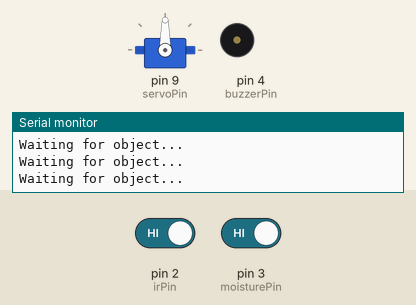
Bench run of a sketch on a simulated Arduino Uno, built with avr-gcc and run on an emulated ATmega328P. Parts: servo, buzzer (waves = sounding, pin HIGH), the last lines printed to the serial monitor. The inputs (shaded band) are chosen by the test bench; at power-on: pin 2 (irPin) HIGH, pin 3 (moisturePin) HIGH.

Above: at 1.8 s.
1.9 s: pin 2 (irPin) driven LOW
3.5 s: pin 3 (moisturePin) driven LOW
At 5.35 s:
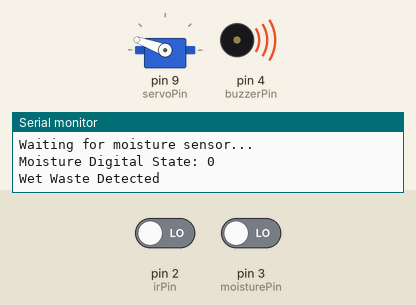
At 6.3 s:
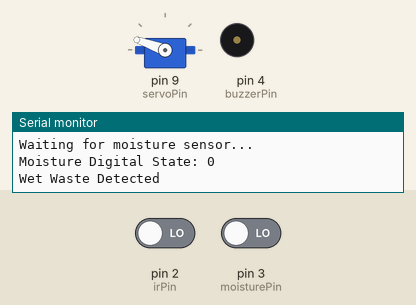
Timing chart, 0 to 9.2 s (numbered marks = the images above; inputs shaded):
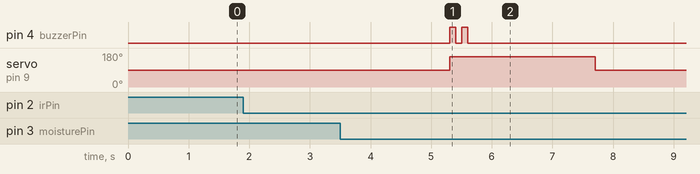

The sketch:

waste_segregation.ino
```cpp
#include <Servo.h>

Servo wasteServo;

const int moisturePin = 3; // Digital moisture sensor
const int irPin = 2;       // IR sensor
const int servoPin = 9;    // Servo
const int buzzerPin = 4;   // Buzzer pin

// Servo angles (adjust physically)
const int restAngle = 90;
const int dryAngle = 20;
const int wetAngle = 160;

// Time to wait for moisture sensor stabilization (ms)
const int stabilizationTime = 300;

void setup() {
  Serial.begin(9600);
  wasteServo.attach(servoPin);
  wasteServo.write(restAngle);

  pinMode(moisturePin, INPUT);
  pinMode(irPin, INPUT);
  pinMode(buzzerPin, OUTPUT);
}

void loop() {
  int irState = digitalRead(irPin);

  if(irState == LOW) { // Object detected
    Serial.println("Object detected! Waiting 5 seconds...");

    delay(3000);  // <<< ----- NEW 5 SECOND DELAY HERE

    Serial.println("Waiting for moisture sensor...");

    // Wait for moisture sensor to stabilize
    int moistureState;
    unsigned long startTime = millis();
    int stableValue = digitalRead(moisturePin);

    while(millis() - startTime < stabilizationTime) {
      moistureState = digitalRead(moisturePin);
      if(moistureState != stableValue) {
        stableValue = moistureState;  // Reset timer if fluctuates
        startTime = millis();
      }
    }

    moistureState = stableValue;
    Serial.print("Moisture Digital State: ");
    Serial.println(moistureState);

    // Move servo and sound buzzer
    if(moistureState == HIGH) { // Dry waste
      Serial.println("Dry Waste Detected");
      wasteServo.write(dryAngle);
      digitalWrite(buzzerPin, HIGH);
      delay(100);
      digitalWrite(buzzerPin, LOW);
    }
    else { // LOW → Wet waste
      Serial.println("Wet Waste Detected");
      wasteServo.write(wetAngle);

      for(int i=0; i<2; i++){
        digitalWrite(buzzerPin, HIGH);
        delay(100);
        digitalWrite(buzzerPin, LOW);
        delay(100);
      }
    }

    delay(2000);                 // Allow waste to fall
    wasteServo.write(restAngle);  // Return to rest
    delay(500);

    // Wait until object is removed before next cycle
    while(digitalRead(irPin) == LOW) {
      delay(100);
    }
  }
  else {
    Serial.println("Waiting for object...");
    delay(500);
  }
}
```
